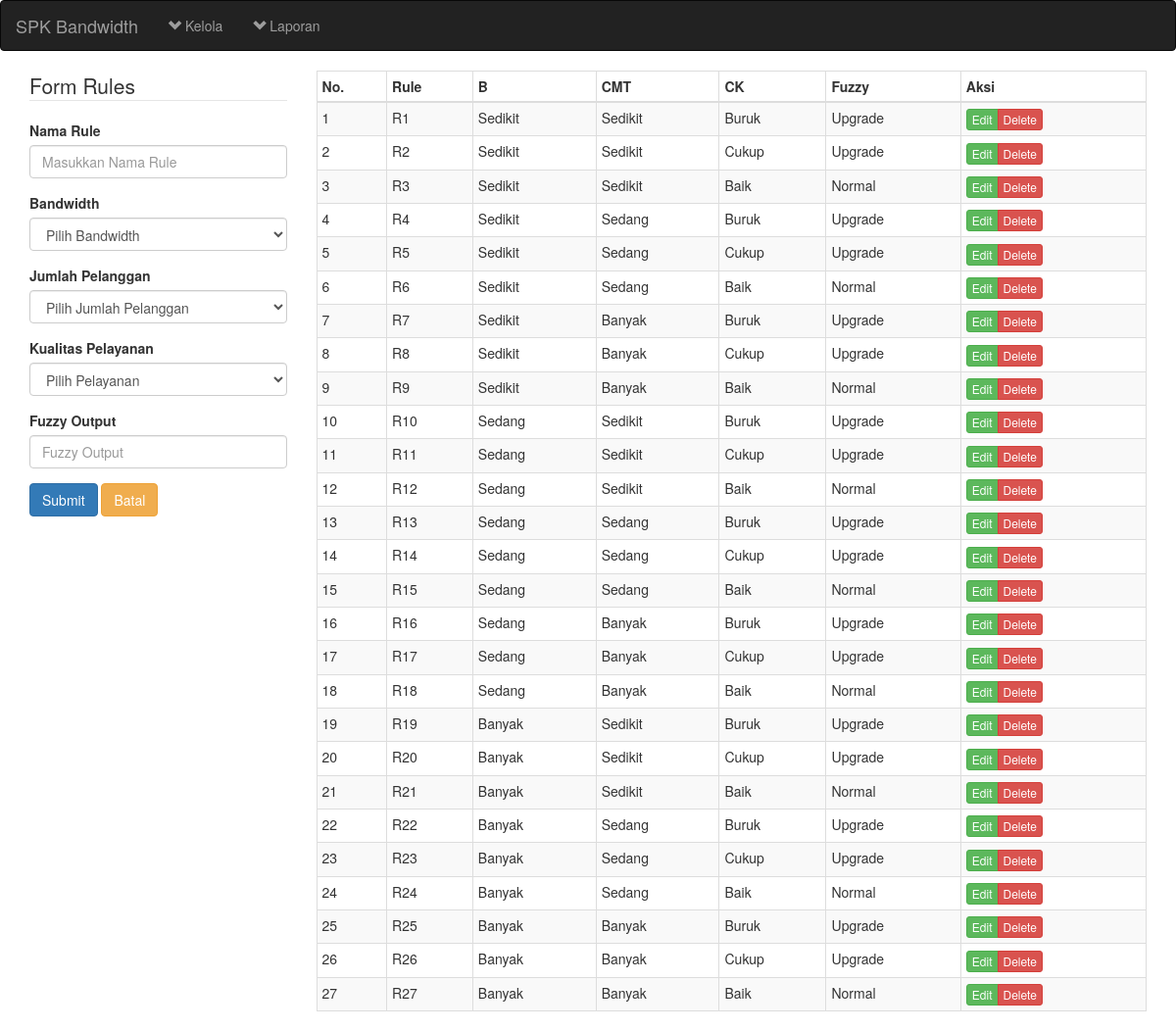
The page /fuzzy-bandwidth/rules.php on the database its author committed.
### tables this page shows
CREATE TABLE `rules` (
  `rule_id` int(11) NOT NULL AUTO_INCREMENT,
  `rulename` varchar(50) NOT NULL DEFAULT '0',
  `trafik_jaringan_b` varchar(50) NOT NULL DEFAULT '0',
  `j_pelanggan_cmt` varchar(50) NOT NULL DEFAULT '0',
  `kualitas_ck` varchar(100) NOT NULL DEFAULT '0',
  `fuzzy_output` varchar(100) NOT NULL DEFAULT '0',
  `datetime` datetime NOT NULL DEFAULT CURRENT_TIMESTAMP ON UPDATE CURRENT_TIMESTAMP,
  PRIMARY KEY (`rule_id`)
);

### fuzzy-bandwidth/rules.php (called while the page is built, shortened)
<?php include('header.php'); ?>
<?php include('content-rules.php'); ?>
<?php include('footer.php'); ?>

### fuzzy-bandwidth/list-rule.php (the view, shortened to what this page needs)
<?php
$sql="select * from rules";
$result=mysql_query($sql)or die('Maaf, Query Salah');
function show_rule($show){
	global $result;
	if($result==true){
		while($row=mysql_fetch_array($result)):
			?>
				<tr>
					<td><?php echo $row['rule_id'] ?></td>
					<td><?php echo $row['rulename'] ?></td>
					<td><?php echo $row['trafik_jaringan_b'] ?></td>
					<td><?php echo $row['j_pelanggan_cmt'] ?></td>
					<td><?php echo $row['kualitas_ck'] ?></td>
					<td><?php echo $row['fuzzy_output'] ?></td>
				<?php
					switch ($show) {
						case 'all':
							?>
							<td><div class="btn-group">
								<a href="proses.php?form=rules&a=edit&id=<?php echo $row['rule_id'] ?>" class="btn btn-xs btn-success">Edit</a>
								<a href="proses.php?form=rules&a=delete&id=<?php echo $row['rule_id'] ?>" class="btn btn-xs btn-danger">Delete</a>
							</div></td>
							<?php
							break;
							?>
							<?php
					}
				?>
				</tr>
			<?php
		endwhile;
	}
}
?>

### rows shown on the page
rules: rule_id "1", rulename "R1", trafik_jaringan_b "Sedikit", j_pelanggan_cmt "Sedikit", kualitas_ck "Buruk", fuzzy_output "Upgrade"
rules: rule_id "2", rulename "R2", trafik_jaringan_b "Sedikit", j_pelanggan_cmt "Sedikit", kualitas_ck "Cukup", fuzzy_output "Upgrade"
rules: rule_id "3", rulename "R3", trafik_jaringan_b "Sedikit", j_pelanggan_cmt "Sedikit", kualitas_ck "Baik", fuzzy_output "Normal"
rules: rule_id "4", rulename "R4", trafik_jaringan_b "Sedikit", j_pelanggan_cmt "Sedang", kualitas_ck "Buruk", fuzzy_output "Upgrade"
rules: rule_id "5", rulename "R5", trafik_jaringan_b "Sedikit", j_pelanggan_cmt "Sedang", kualitas_ck "Cukup", fuzzy_output "Upgrade"
rules: rule_id "6", rulename "R6", trafik_jaringan_b "Sedikit", j_pelanggan_cmt "Sedang", kualitas_ck "Baik", fuzzy_output "Normal"
rules: rule_id "7", rulename "R7", trafik_jaringan_b "Sedikit", j_pelanggan_cmt "Banyak", kualitas_ck "Buruk", fuzzy_output "Upgrade"
rules: rule_id "8", rulename "R8", trafik_jaringan_b "Sedikit", j_pelanggan_cmt "Banyak", kualitas_ck "Cukup", fuzzy_output "Upgrade"
rules: rule_id "9", rulename "R9", trafik_jaringan_b "Sedikit", j_pelanggan_cmt "Banyak", kualitas_ck "Baik", fuzzy_output "Normal"
rules: rule_id "10", rulename "R10", trafik_jaringan_b "Sedang", j_pelanggan_cmt "Sedikit", kualitas_ck "Buruk", fuzzy_output "Upgrade"
rules: rule_id "11", rulename "R11", trafik_jaringan_b "Sedang", j_pelanggan_cmt "Sedikit", kualitas_ck "Cukup", fuzzy_output "Upgrade"
rules: rule_id "12", rulename "R12", trafik_jaringan_b "Sedang", j_pelanggan_cmt "Sedikit", kualitas_ck "Baik", fuzzy_output "Normal"
rules: rule_id "13", rulename "R13", trafik_jaringan_b "Sedang", j_pelanggan_cmt "Sedang", kualitas_ck "Buruk", fuzzy_output "Upgrade"
rules: rule_id "14", rulename "R14", trafik_jaringan_b "Sedang", j_pelanggan_cmt "Sedang", kualitas_ck "Cukup", fuzzy_output "Upgrade"
rules: rule_id "15", rulename "R15", trafik_jaringan_b "Sedang", j_pelanggan_cmt "Sedang", kualitas_ck "Baik", fuzzy_output "Normal"
rules: rule_id "16", rulename "R16", trafik_jaringan_b "Sedang", j_pelanggan_cmt "Banyak", kualitas_ck "Buruk", fuzzy_output "Upgrade"
rules: rule_id "17", rulename "R17", trafik_jaringan_b "Sedang", j_pelanggan_cmt "Banyak", kualitas_ck "Cukup", fuzzy_output "Upgrade"
rules: rule_id "18", rulename "R18", trafik_jaringan_b "Sedang", j_pelanggan_cmt "Banyak", kualitas_ck "Baik", fuzzy_output "Normal"
rules: rule_id "19", rulename "R19", trafik_jaringan_b "Banyak", j_pelanggan_cmt "Sedikit", kualitas_ck "Buruk", fuzzy_output "Upgrade"
rules: rule_id "20", rulename "R20", trafik_jaringan_b "Banyak", j_pelanggan_cmt "Sedikit", kualitas_ck "Cukup", fuzzy_output "Upgrade"
rules: rule_id "21", rulename "R21", trafik_jaringan_b "Banyak", j_pelanggan_cmt "Sedikit", kualitas_ck "Baik", fuzzy_output "Normal"
rules: rule_id "22", rulename "R22", trafik_jaringan_b "Banyak", j_pelanggan_cmt "Sedang", kualitas_ck "Buruk", fuzzy_output "Upgrade"
rules: rule_id "23", rulename "R23", trafik_jaringan_b "Banyak", j_pelanggan_cmt "Sedang", kualitas_ck "Cukup", fuzzy_output "Upgrade"
rules: rule_id "24", rulename "R24", trafik_jaringan_b "Banyak", j_pelanggan_cmt "Sedang", kualitas_ck "Baik", fuzzy_output "Normal"
rules: rule_id "25", rulename "R25", trafik_jaringan_b "Banyak", j_pelanggan_cmt "Banyak", kualitas_ck "Buruk", fuzzy_output "Upgrade"
rules: rule_id "26", rulename "R26", trafik_jaringan_b "Banyak", j_pelanggan_cmt "Banyak", kualitas_ck "Cukup", fuzzy_output "Upgrade"
rules: rule_id "27", rulename "R27", trafik_jaringan_b "Banyak", j_pelanggan_cmt "Banyak", kualitas_ck "Baik", fuzzy_output "Normal"
